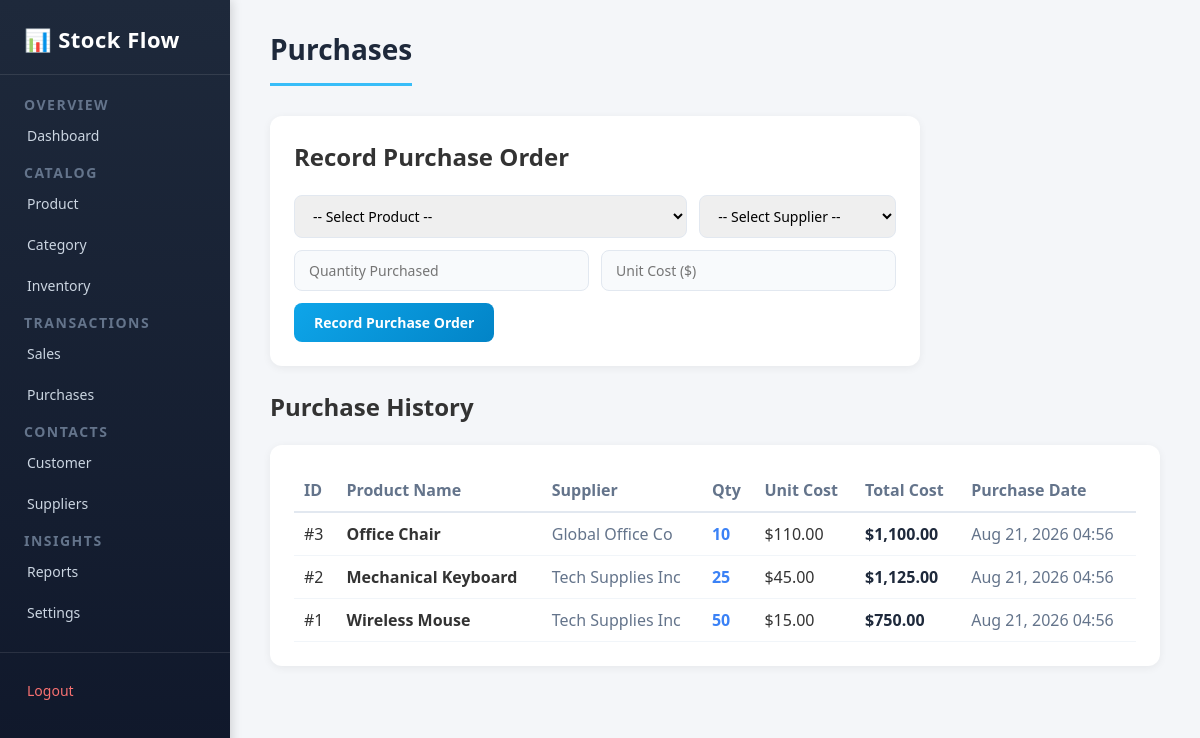
Page /pages/purchases.php (signed in) on the committed database.
### tables this page shows
CREATE TABLE IF NOT EXISTS `purchases` (
    `id` INT AUTO_INCREMENT PRIMARY KEY,
    `product_id` INT NOT NULL,
    `supplier_id` INT,
    `quantity` INT NOT NULL,
    `unit_cost` DECIMAL(10, 2) NOT NULL,
    `total_amount` DECIMAL(10, 2) NOT NULL,
    `purchase_date` TIMESTAMP DEFAULT CURRENT_TIMESTAMP,
    FOREIGN KEY (`product_id`) REFERENCES `products`(`id`) ON DELETE CASCADE,
    FOREIGN KEY (`supplier_id`) REFERENCES `suppliers`(`id`) ON DELETE SET NULL
);

CREATE TABLE IF NOT EXISTS `products` (
    `id` INT AUTO_INCREMENT PRIMARY KEY,
    `sku` VARCHAR(50) NOT NULL UNIQUE,
    `name` VARCHAR(150) NOT NULL,
    `category_id` INT,
    `price` DECIMAL(10, 2) NOT NULL DEFAULT 0.00,
    `cost` DECIMAL(10, 2) NOT NULL DEFAULT 0.00,
    `quantity` INT NOT NULL DEFAULT 0,
    `min_stock` INT NOT NULL DEFAULT 5,
    `description` TEXT,
    FOREIGN KEY (`category_id`) REFERENCES `categories`(`id`) ON DELETE SET NULL
);

CREATE TABLE IF NOT EXISTS `suppliers` (
    `id` INT AUTO_INCREMENT PRIMARY KEY,
    `name` VARCHAR(100) NOT NULL,
    `company` VARCHAR(100),
    `email` VARCHAR(100),
    `phone` VARCHAR(30),
    `address` TEXT
);

### pages/purchases.php (the view, shortened to what this page needs)
<?php
require_once __DIR__ . '/../includes/header.php';
$purchases_list = [];
if ($pdo !== null) {
    $stmt = $pdo->query("SELECT pu.*, p.name AS product_name, p.sku, s.name AS supplier_name, s.company
                         FROM purchases pu
                         JOIN products p ON pu.product_id = p.id
                         LEFT JOIN suppliers s ON pu.supplier_id = s.id
                         ORDER BY pu.id DESC");
    $purchases_list = $stmt->fetchAll();
}
?>
<h1>Purchases</h1>
<div class="form-card" style="max-width: 650px;">
    <h2>Record Purchase Order</h2>
    <br>
    <form method="POST" action="purchases.php" id="todoForm">
        <div style="display: grid; grid-template-columns: 2fr 1fr; gap: 12px;">
            <select name="product_id" id="purchase_product_select" required style="width: 100%; padding: 10px 14px; border-radius: 8px; border: 1.5px solid #e2e8f0; font-family: inherit; font-size: 14px;" onchange="updateCostFromSelect(this)">
                <option value="" data-cost="0">-- Select Product --</option>
            </select>
            <select name="supplier_id" style="width: 100%; padding: 10px 14px; border-radius: 8px; border: 1.5px solid #e2e8f0; font-family: inherit; font-size: 14px;">
                <option value="">-- Select Supplier --</option>
            </select>
        </div>
        <div style="display: grid; grid-template-columns: 1fr 1fr; gap: 12px;">
            <input type="number" name="quantity" placeholder="Quantity Purchased" min="1" required>
            <input type="number" step="0.01" name="unit_cost" id="unit_cost_input" placeholder="Unit Cost ($)" required>
        </div>
        <button type="submit" id="submit">Record Purchase Order</button>
    </form>
</div>
<h2>Purchase History</h2>
<br>
<div class="form-card" style="max-width: 100%;">
    <table style="width: 100%; border-collapse: collapse; text-align: left;">
        <thead>
            <tr style="border-bottom: 2px solid #e2e8f0; color: #64748b;">
                <th style="padding: 10px;">ID</th>
                <th style="padding: 10px;">Product Name</th>
                <th style="padding: 10px;">Supplier</th>
                <th style="padding: 10px;">Qty</th>
                <th style="padding: 10px;">Unit Cost</th>
                <th style="padding: 10px;">Total Cost</th>
                <th style="padding: 10px;">Purchase Date</th>
            </tr>
        </thead>
        <tbody>
            <?php if (empty($purchases_list)): ?>
                <tr>
                    <td colspan="7" style="padding: 15px; color: #64748b;">No purchase transactions recorded.</td>
                </tr>
            <?php else: ?>
                <?php foreach ($purchases_list as $pu): ?>
                    <tr style="border-bottom: 1px solid #f1f5f9;">
                        <td style="padding: 10px;">#<?php echo $pu['id']; ?></td>
                        <td style="padding: 10px; font-weight: 600;"><?php echo htmlspecialchars($pu['product_name']); ?></td>
                        <td style="padding: 10px; color: #64748b;"><?php echo htmlspecialchars($pu['supplier_name'] ?? 'General Supplier'); ?></td>
                        <td style="padding: 10px; font-weight: 600; color: #3b82f6;"><?php echo $pu['quantity']; ?></td>
                        <td style="padding: 10px;">$<?php echo number_format($pu['unit_cost'], 2); ?></td>
                        <td style="padding: 10px; font-weight: 700; color: #1e293b;">$<?php echo number_format($pu['total_amount'], 2); ?></td>
                        <td style="padding: 10px; color: #64748b;"><?php echo date('M d, Y H:i', strtotime($pu['purchase_date'])); ?></td>
                    </tr>
                <?php endforeach; ?>
            <?php endif; ?>
        </tbody>
    </table>
</div>
<?php require_once __DIR__ . '/../includes/footer.php'; ?>

### style/style.css (style rules this page uses)
* { margin: 0; padding: 0; box-sizing: border-box; }
body { font-family: 'Segoe UI', Tahoma, Geneva, Verdana, sans-serif; background-color: #f4f6f9; color: #333; min-height: 100vh; }
#rightsidebar > h1 { font-size: 28px; font-weight: 700; color: #1e293b; margin-bottom: 30px; padding-bottom: 15px; border-bottom: 3px solid #38bdf8; display: inline-block; }
.form-card { background: #ffffff; border-radius: 12px; padding: 24px; box-shadow: 0 2px 8px rgba(0, 0, 0, 0.06); margin-bottom: 24px; max-width: 600px; }
#todoForm { display: flex; flex-direction: column; gap: 12px; }
#todoForm input, #todoForm textarea { width: 100%; padding: 10px 14px; font-size: 14px; font-family: inherit; color: #1e293b; background: #f8fafc; border: 1.5px solid #e2e8f0; border-radius: 8px; outline: none; transition: border-color 0.2s ease; }
#submit { padding: 10px 20px; font-size: 14px; font-weight: 600; font-family: inherit; color: #ffffff; background: linear-gradient(135deg, #0ea5e9 0%, #0284c7 100%); border: none; border-radius: 8px; cursor: pointer; transition: transform 0.2s ease, box-shadow 0.2s ease; align-self: flex-start; }

### rows in the picture
purchases: id "3", product.name "Office Chair", supplier.name "Global Office Co", quantity "10", unit_cost "110.00", total_amount "1,100.00", purchase_date "Aug 21, 2026 04:56"
purchases: id "2", product.name "Mechanical Keyboard", supplier.name "Tech Supplies Inc", quantity "25", unit_cost "45.00", total_amount "1,125.00", purchase_date "Aug 21, 2026 04:56"
purchases: id "1", product.name "Wireless Mouse", supplier.name "Tech Supplies Inc", quantity "50", unit_cost "15.00", total_amount "750.00", purchase_date "Aug 21, 2026 04:56"
